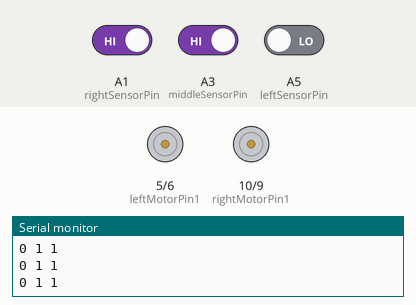
Simulated run of this sketch. Board: Arduino Uno, built with avr-gcc and run on an emulated ATmega328P. Parts: motor-driver pin pairs drawn as motors (green arrow = first pin HIGH = forward, orange = second pin HIGH = backward, longer = more drive), the last lines printed to the serial monitor. Inputs (shaded band) come from the test bench; at power-on: A1 (rightSensorPin) HIGH, A3 (middleSensorPin) HIGH, A5 (leftSensorPin) LOW.

Above: at 1.2 s.
1.3 s: A1 (rightSensorPin) driven LOW
At 2.5 s:
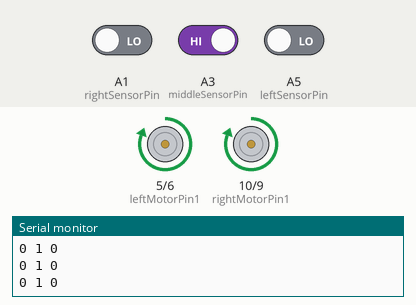
2.8 s: A1 (rightSensorPin) driven HIGH
At 3.9 s:
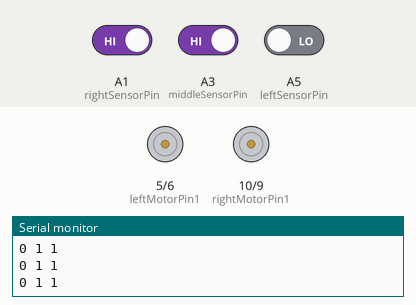
4.3 s: A3 (middleSensorPin) driven LOW
At 5.0 s:
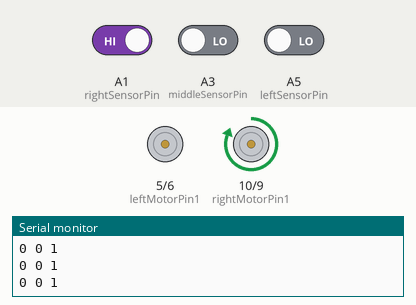
5.8 s: A3 (middleSensorPin) driven HIGH
At 6.1 s:
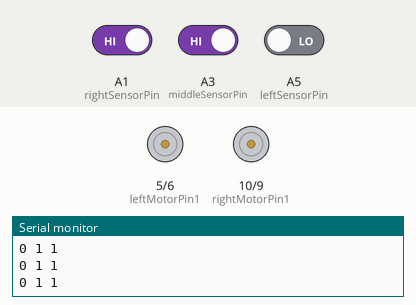
7.3 s: A1 (rightSensorPin) driven LOW and A3 (middleSensorPin) driven LOW and A5 (leftSensorPin) driven HIGH
At 8.5 s:
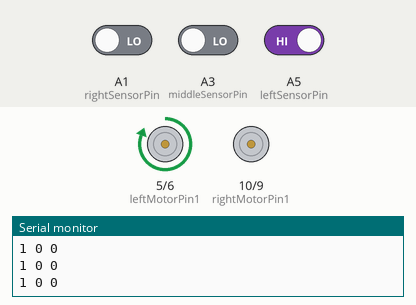
Timing chart, 0 to 9.8 s (numbered marks = the images above; inputs shaded):
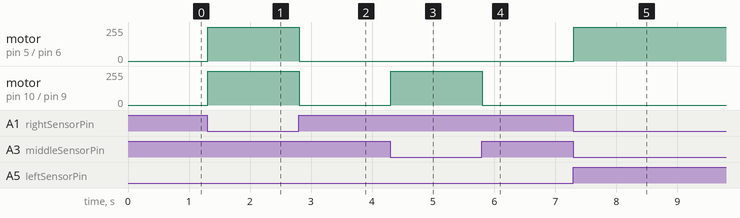

Measured:
- after the input at 1.3 s, motor on pin 5 (leftMotorPin1) / pin 6 (leftMotorPin2), motor on pin 10 (rightMotorPin1) / pin 9 (rightMotorPin2): stopped → forward 255/255 at once
- after the input at 2.8 s, motor on pin 5 (leftMotorPin1) / pin 6 (leftMotorPin2), motor on pin 10 (rightMotorPin1) / pin 9 (rightMotorPin2): forward 255/255 → stopped at once
- after the input at 4.3 s, motor on pin 10 (rightMotorPin1) / pin 9 (rightMotorPin2): stopped → forward 255/255 at once
- after the input at 5.8 s, motor on pin 10 (rightMotorPin1) / pin 9 (rightMotorPin2): forward 255/255 → stopped at once
- after the input at 7.3 s, motor on pin 5 (leftMotorPin1) / pin 6 (leftMotorPin2): stopped → forward 255/255 at once

The sketch:

sketch_apr12b.ino
```cpp
// IR 센서 연결 핀 설정
int leftSensorPin = A5;
int middleSensorPin = A3;
int rightSensorPin = A1;

// 모터 드라이버 핀 설정
int leftMotorPin1 = 5;
int leftMotorPin2 = 6;
int rightMotorPin1 = 10;
int rightMotorPin2 = 9;

void setup()
{
  // IR 센서 핀 설정
  pinMode(leftSensorPin, INPUT);
  pinMode(middleSensorPin, INPUT);
  pinMode(rightSensorPin, INPUT);

  // 모터 드라이버 핀 설정
  pinMode(leftMotorPin1, OUTPUT);
  pinMode(leftMotorPin2, OUTPUT);
  pinMode(rightMotorPin1, OUTPUT);
  pinMode(rightMotorPin2, OUTPUT);

  // 시리얼 통신 시작
  Serial.begin(9600);
}

void loop()
{
  int leftSensorValue = digitalRead(leftSensorPin);
  int middleSensorValue = digitalRead(middleSensorPin);
  int rightSensorValue = digitalRead(rightSensorPin);

  // 센서 값을 시리얼 모니터에 출력
  Serial.print(leftSensorValue);
  Serial.print(" ");
  Serial.print(middleSensorValue);
  Serial.print(" ");
  Serial.println(rightSensorValue);

  // 모터 동작을 제어하는 if문
  // 센서 값을 기준으로 조건문을 작성하여 모터를 제어합니다.
  if(leftSensorValue == HIGH && middleSensorValue == LOW && rightSensorValue == LOW) // 왼쪽 센서만 검출
  {
    digitalWrite(leftMotorPin1, HIGH);
    digitalWrite(leftMotorPin2, LOW);
    digitalWrite(rightMotorPin1, LOW);
    digitalWrite(rightMotorPin2, LOW);
  }
  else if(leftSensorValue == LOW && middleSensorValue == HIGH && rightSensorValue == LOW) // 중앙 센서만 검출
  {
    digitalWrite(leftMotorPin1, HIGH);
    digitalWrite(leftMotorPin2, LOW);
    digitalWrite(rightMotorPin1, HIGH);
    digitalWrite(rightMotorPin2, LOW);
  }
  else if(leftSensorValue == LOW && middleSensorValue == LOW && rightSensorValue == HIGH) // 오른쪽 센서만 검출
  {
    digitalWrite(leftMotorPin1, LOW);
    digitalWrite(leftMotorPin2, LOW);
    digitalWrite(rightMotorPin1, HIGH);
    digitalWrite(rightMotorPin2, LOW);
  }
  else if(leftSensorValue == LOW && middleSensorValue == LOW && rightSensorValue == LOW) // 센서값을 모두 감지하지 못한 경우
  {
    digitalWrite(leftMotorPin1, HIGH);
    digitalWrite(leftMotorPin2, LOW);
    digitalWrite(rightMotorPin1, HIGH);
    digitalWrite(rightMotorPin2, LOW);
  }
  else // 모든 경우에 해당하지 않는 경우
  {
    digitalWrite(leftMotorPin1, LOW);
    digitalWrite(leftMotorPin2, LOW);
    digitalWrite(rightMotorPin1, LOW);
    digitalWrite(rightMotorPin2, LOW);
  }
}
```
